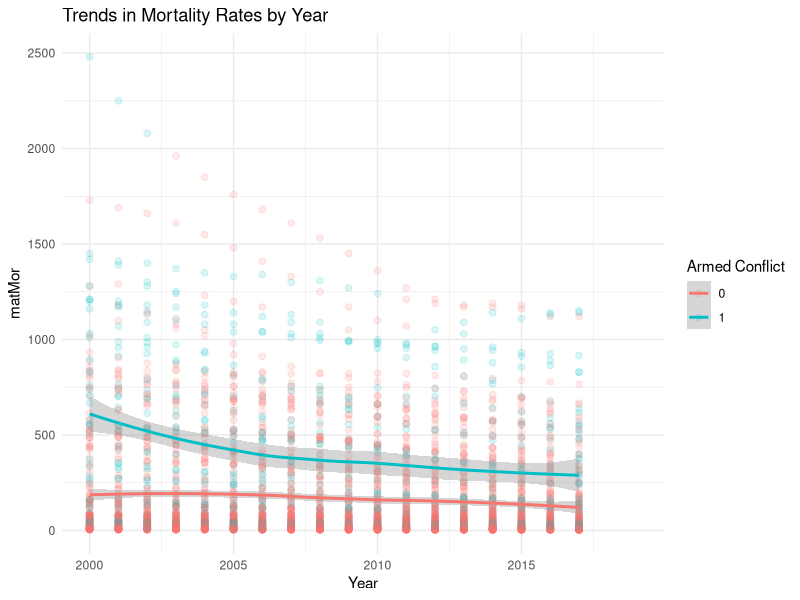
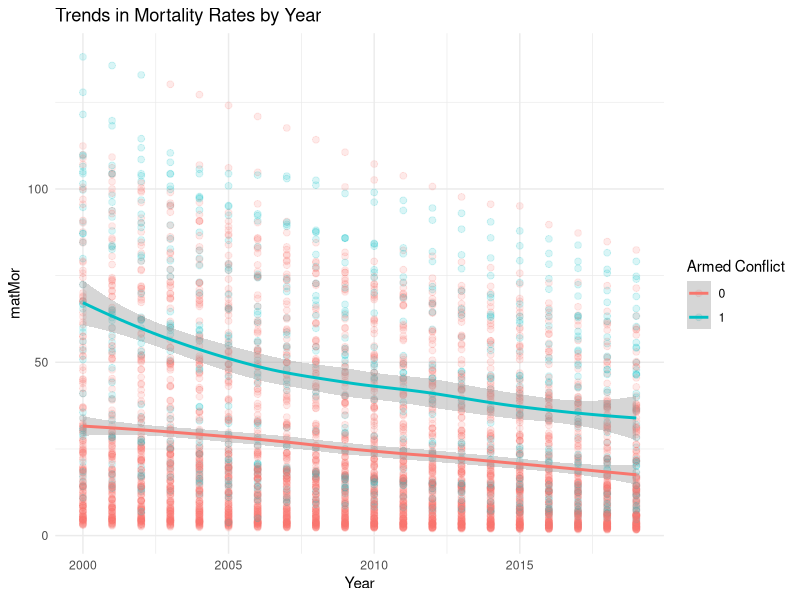
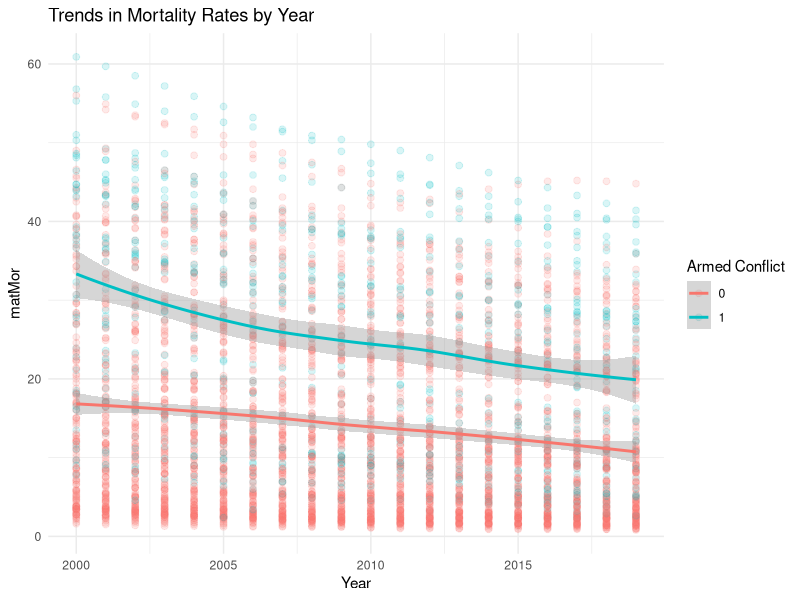
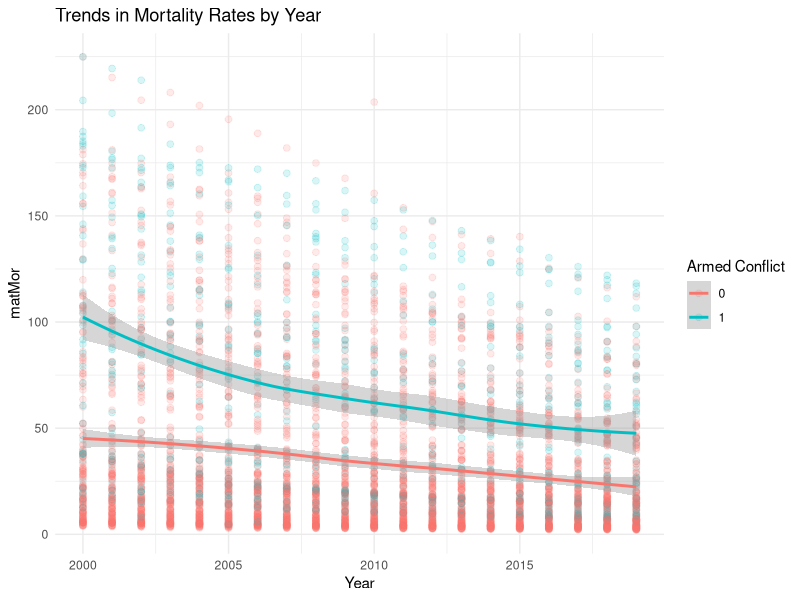
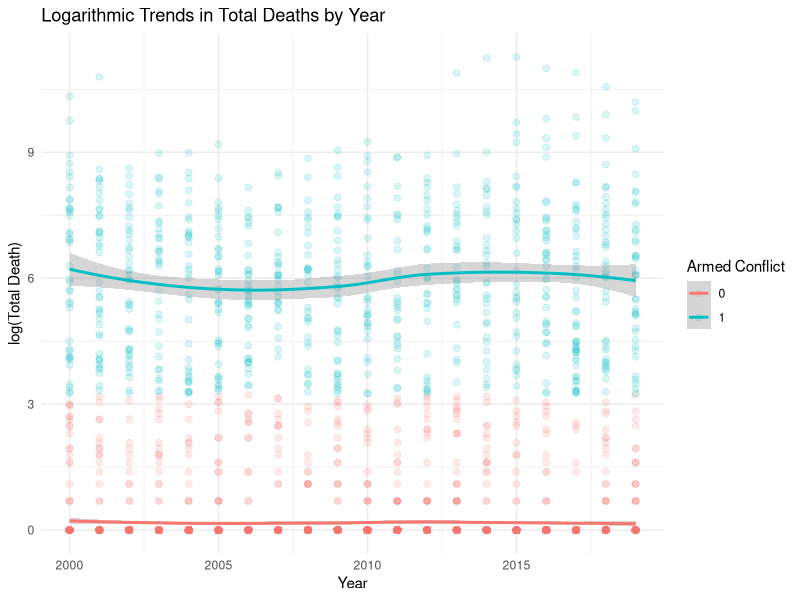
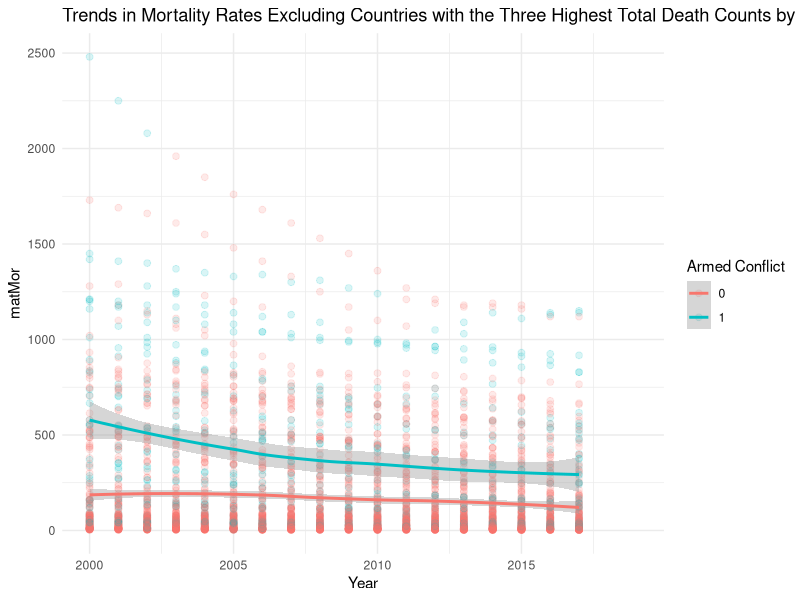
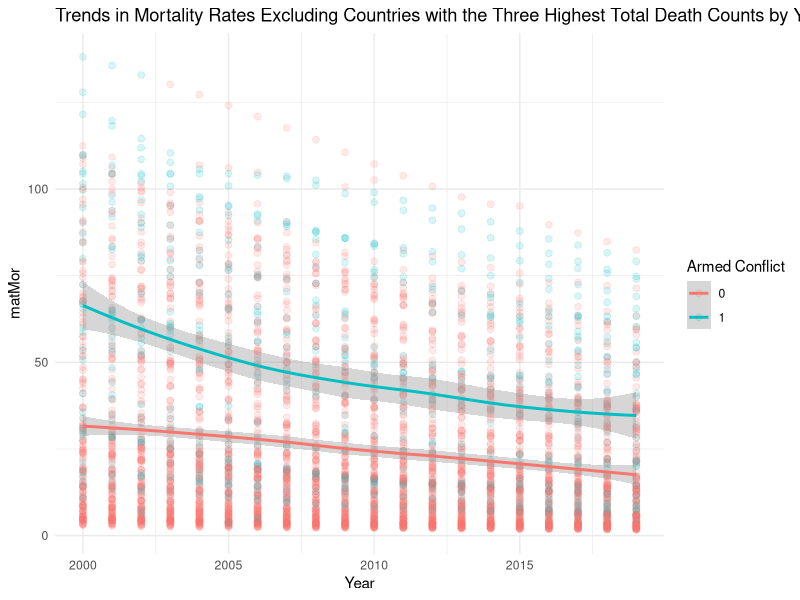
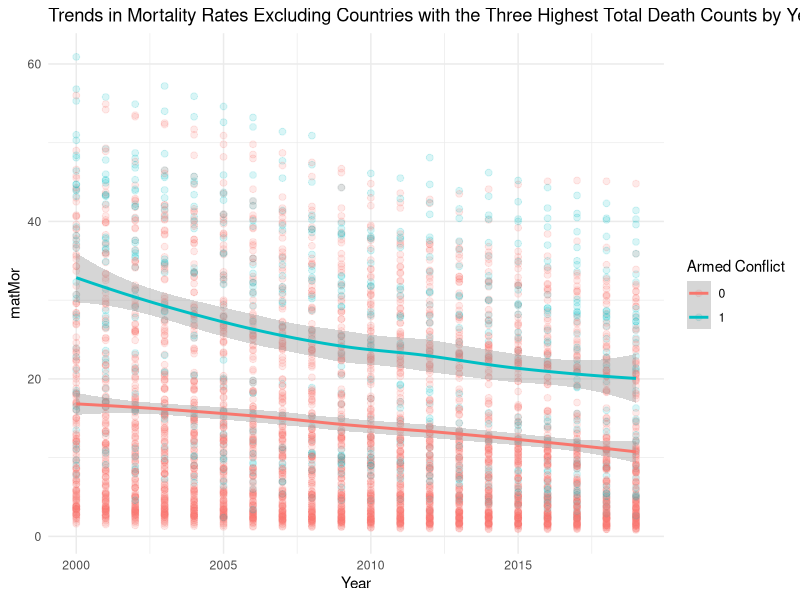

Here is the R script that generated these plots, in order:
## ---- chunk 1
library(tidyverse)
library(here)
## ---- chunk 2
# load the data
final_data <- read.csv(here("data/analytical", "final_data.csv"), header = TRUE)
## ---- chunk 3
glimpse(final_data)
## ---- chunk 4
summary(final_data)
## ---- chunk 5
Mor_names <- c("matMor","infMor","neoMor","under5Mor")

for (Mor in Mor_names){
  plot <- final_data %>% ggplot(aes(Year,.data[[Mor]], 
                                    color=factor(armed_conflict))) +
    geom_point(alpha=0.15, size=2) + geom_smooth(aes(group = armed_conflict),
                                                 method = "loess") +
    labs(
      title = "Trends in Mortality Rates by Year",
      x = "Year",
      y = Mor_names,
      color = "Armed Conflict"
    ) +
    theme_minimal() 
  print(plot)
}

## ---- chunk 6
final_data %>% ggplot(aes(Year,log(totaldeath+1), color=factor(armed_conflict))) +
    geom_point(alpha=0.15, size=2) + geom_smooth(aes(group = armed_conflict), 
                                                 method = "loess") +
    labs(
      title = "Logarithmic Trends in Total Deaths by Year",
      x = "Year",
      y = "log(Total Death)",
      color = "Armed Conflict"
    ) + theme_minimal()
## ---- chunk 7
highest_totaldeath <- final_data %>% 
  group_by(Year) %>%
  slice_max(totaldeath, n = 3)

highest_totaldeath %>% select(country_name,Year, totaldeath)

finaldata_without3highest <- anti_join(final_data,highest_totaldeath,
                                       by=c("country_name","Year"))

head(finaldata_without3highest)
## ---- chunk 8
Mor_names <- c("matMor","infMor","neoMor","under5Mor")

for (Mor in Mor_names){
  plot <- finaldata_without3highest %>% ggplot(aes(Year,.data[[Mor]],
                                                   color=factor(armed_conflict))) +
    geom_point(alpha=0.15, size=2) + geom_smooth(aes(group = armed_conflict),
                                                 method = "loess") +
    labs(
      title = "Trends in Mortality Rates Excluding Countries with the Three Highest Total Death Counts by Year",
      x = "Year",
      y = Mor_names,
      color = "Armed Conflict"
    ) +
    theme_minimal() 
  print(plot)
}
## ---- chunk 9
finaldata_without3highest %>% ggplot(aes(Year,log(totaldeath+1), 
                                         color=factor(armed_conflict))) +
    geom_point(alpha=0.15, size=2) + geom_smooth(aes(group = armed_conflict),
                                                 method = "loess") +
    labs(
      title = "Logarithmic Trends in Total Deaths Excluding Countries with the Three Highest Death Counts by Year",
      x = "Year",
      y = "log(Total Death)",
      color = "Armed Conflict"
    ) + theme_minimal()
## ---- chunk 10
oecd_countries <- final_data %>%
  filter(OECD==1)

oecd_conflict <- oecd_countries %>% filter(armed_conflict==1)

Mor_names <- c("matMor","infMor","neoMor","under5Mor")

for (Mor in Mor_names){
  plot <- oecd_countries %>% ggplot(aes(Year,.data[[Mor]],
                                        color=factor(armed_conflict))) +
    geom_point(alpha=0.15, size=2) + geom_smooth(aes(group = armed_conflict),
                                                 method = "loess") +
    labs(
      title = "Trends in Mortality Rates in OECD Countries by Year",
      x = "Year",
      y = Mor_names,
      color = "Armed Conflict"
    ) +
    theme_minimal() 
  print(plot)
}
## ---- chunk 11
oecd_countries %>% ggplot(aes(Year,totaldeath, color=factor(armed_conflict))) +
    geom_point(alpha=0.3, size=2) + geom_smooth(aes(group = armed_conflict),
                                                method = "loess") +
    labs(
      title = "Trends in Total Deaths in OECD Countries by Year",
      x = "Year",
      y = "Total Death",
      color = "Armed Conflict"
    ) + theme_minimal()
